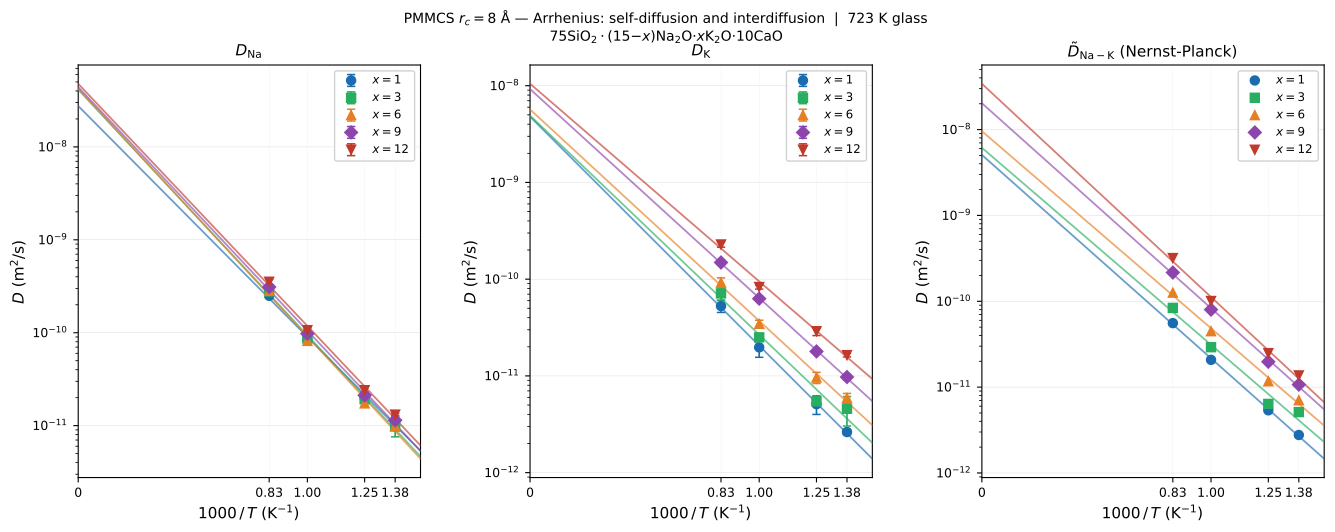

Python code for this plot:
"""
fig_arrhenius_MSD.py
Difusividades Na y K + coeficiente de interdifusión Darken → Arrhenius
Sistema: 75SiO2·(15-x)Na2O·xK2O·10CaO, PMMCS rc=8 Å

STAGE10: T = 600, 723, 800, 1000, 1200 K | eq=1ns | prod=4ns
MSD guardado cada 1000 steps (dt=0.002 ps) → cada 2 ps

Análisis:
  1. Ajuste lineal MSD_tot vs t (último 75% de la producción) → D = slope/6
  2. D̃ (Darken) = f_Na·D_K + f_K·D_Na  (f_i = fracción molar alcalina)
  3. Arrhenius: ln(D) vs 1/T → Ea = −slope·k_B

Unidades:
  MSD en Å², t en ps → D en Å²/ps → ×1e-8 para m²/s
"""

import numpy as np
import matplotlib.pyplot as plt
import matplotlib.ticker as ticker
from pathlib import Path
from scipy.stats import linregress

HERE     = Path(__file__).parent
MSD_DIR  = HERE.parent / "STAGE10_MSD" / "data"

# T_LIST   = [600, 723, 800, 1000, 1200]   # K
T_LIST   = [723, 800, 1000, 1200]   # K
X_LIST   = [1, 3, 6, 9, 12]
REPS     = [1, 2, 3]
DT_PS    = 0.002                          # ps por step
KB_EV    = 8.617333e-5                    # eV/K

# Fracción molar de Na y K entre los iones alcalinos
def alkali_fractions(x):
    f_K  = x / 15.0
    f_Na = (15 - x) / 15.0
    return f_Na, f_K


# ── Leer MSD y ajustar ────────────────────────────────────────────────────────

def load_msd(species, T, x, r):
    path = MSD_DIR / f"msd_{species}_{T}K_x{x}_r{r}.dat"
    if not path.exists():
        return None, None
    data = np.loadtxt(path, comments='#')
    steps = data[:, 0]
    msd   = data[:, 4]      # columna msd_tot
    t_ps  = steps * DT_PS
    return t_ps, msd


def diffusivity(t_ps, msd, fit_frac=0.75):
    """Ajuste lineal sobre el último fit_frac de la producción. D en Å²/ps."""
    if t_ps is None:
        return np.nan
    # excluir step=0 (msd≈0) y usar solo la fracción final
    mask = t_ps > t_ps[-1] * (1 - fit_frac)
    if mask.sum() < 10:
        return np.nan
    slope, _, _, _, _ = linregress(t_ps[mask], msd[mask])
    return slope / 6.0   # Å²/ps


def D_m2s(D_angps):
    return D_angps * 1e-8   # 1 Å²/ps = 1e-8 m²/s


# ── Calcular D para todas las combinaciones ───────────────────────────────────

# D[species][x][T] = (mean, std) en m²/s
results = {sp: {x: {} for x in X_LIST} for sp in ('Na', 'K')}

print(f"\n{'T':>5} {'x':>3} {'D_Na (m²/s)':>14} {'D_K (m²/s)':>14} {'D~_NK (m²/s)':>15}")
print("-" * 58)

D_interp = {x: {} for x in X_LIST}   # interdifusión Darken

for x in X_LIST:
    f_Na, f_K = alkali_fractions(x)
    for T in T_LIST:
        D_na_reps, D_k_reps = [], []
        for r in REPS:
            t, msd = load_msd('Na', T, x, r)
            D_na_reps.append(D_m2s(diffusivity(t, msd)))
            t, msd = load_msd('K', T, x, r)
            D_k_reps.append(D_m2s(diffusivity(t, msd)))

        D_na_reps = np.array(D_na_reps)
        D_k_reps  = np.array(D_k_reps)

        valid_na = D_na_reps[np.isfinite(D_na_reps)]
        valid_k  = D_k_reps[np.isfinite(D_k_reps)]

        dna_mean = valid_na.mean() if len(valid_na) else np.nan
        dna_std  = valid_na.std()  if len(valid_na) > 1 else np.nan
        dk_mean  = valid_k.mean()  if len(valid_k)  else np.nan
        dk_std   = valid_k.std()   if len(valid_k)  > 1 else np.nan

        results['Na'][x][T] = (dna_mean, dna_std)
        results['K'][x][T]  = (dk_mean,  dk_std)

        # Nernst-Planck: D̃ = (D_Na·D_K) / (D_Na·f_Na + D_K·f_K)
        dint = (dna_mean * dk_mean) / (dna_mean * f_Na + dk_mean * f_K)
        D_interp[x][T] = dint

        print(f"{T:>5} {x:>3} {dna_mean:>14.3e} {dk_mean:>14.3e} {dint:>15.3e}")


# ── Arrhenius fits ────────────────────────────────────────────────────────────

def arrhenius_fit(T_list, D_list):
    """ln(D) vs 1/T. Retorna Ea (eV), D0 (m²/s), inv_T_fit, lnD_fit."""
    inv_T = np.array([1.0 / T for T in T_list])
    lnD   = np.array([np.log(d) for d in D_list])
    mask  = np.isfinite(lnD)
    if mask.sum() < 2:
        return np.nan, np.nan, None, None
    slope, intercept, _, _, _ = linregress(inv_T[mask], lnD[mask])
    Ea   = -slope * KB_EV
    D0   = np.exp(intercept)
    inv_T_fit = np.linspace(inv_T[mask].min(), inv_T[mask].max(), 100)
    lnD_fit   = slope * inv_T_fit + intercept
    return Ea, D0, inv_T_fit, lnD_fit


print(f"\n{'x':>3} {'Ea_Na (eV)':>12} {'Ea_K (eV)':>11} {'Ea_NK (eV)':>12}")
print("-" * 42)

Ea_Na_all, Ea_K_all, Ea_NK_all = {}, {}, {}
fits = {'Na': {}, 'K': {}, 'NK': {}}

for x in X_LIST:
    D_na_list = [results['Na'][x][T][0] for T in T_LIST]
    D_k_list  = [results['K'][x][T][0]  for T in T_LIST]
    D_nk_list = [D_interp[x][T]         for T in T_LIST]

    Ea_na, _, it_na, ld_na = arrhenius_fit(T_LIST, D_na_list)
    Ea_k,  _, it_k,  ld_k  = arrhenius_fit(T_LIST, D_k_list)
    Ea_nk, _, it_nk, ld_nk = arrhenius_fit(T_LIST, D_nk_list)

    Ea_Na_all[x] = Ea_na
    Ea_K_all[x]  = Ea_k
    Ea_NK_all[x] = Ea_nk

    fits['Na'][x] = (it_na, ld_na)
    fits['K'][x]  = (it_k,  ld_k)
    fits['NK'][x] = (it_nk, ld_nk)

    print(f"{x:>3} {Ea_na:>12.3f} {Ea_k:>11.3f} {Ea_nk:>12.3f}")


# ── Colores por composición ────────────────────────────────────────────────────

COLORS = {1: '#1a6bb0', 3: '#27ae60', 6: '#e67e22', 9: '#8e44ad', 12: '#c0392b'}
MARKERS = {1: 'o', 3: 's', 6: '^', 9: 'D', 12: 'v'}

inv_T_ticks = [1000/T for T in T_LIST]


# ── Fig 1 — Arrhenius D_Na, D_K, D̃  (con barras de error) ──────────────────

fig, axes = plt.subplots(1, 3, figsize=(14, 5.5), sharey=False)
fig.subplots_adjust(left=0.08, right=0.97, top=0.88, bottom=0.13, wspace=0.32)

titles    = [r'$D_\mathrm{Na}$', r'$D_\mathrm{K}$', r'$\tilde{D}_\mathrm{Na-K}$ (Nernst-Planck)']
data_keys = ['Na', 'K', 'NK']

INV_T_MAX_PLOT = 1000.0 / min(T_LIST) * 1.08   # margen del 8% más allá del punto más frío
INV_T_EXT     = INV_T_MAX_PLOT

for ax, key, title in zip(axes, data_keys, titles):
    for x in X_LIST:
        c, m = COLORS[x], MARKERS[x]
        if key == 'NK':
            D_list = [D_interp[x][T] for T in T_LIST]
            yerr_lo = yerr_hi = None
        else:
            D_list  = [results[key][x][T][0] for T in T_LIST]
            std_list = [results[key][x][T][1] for T in T_LIST]

        inv_T  = np.array([1000.0/T for T in T_LIST])
        D_arr  = np.array(D_list)
        mask   = np.isfinite(D_arr) & (D_arr > 0)
        if not mask.any():
            continue

        ivT = inv_T[mask]
        dv  = D_arr[mask]

        if key != 'NK':
            std_arr = np.array(std_list)
            std_v   = np.where(np.isfinite(std_arr[mask]), std_arr[mask], 0.0)
            lo_err  = np.clip(std_v, 0, dv * 0.99)   # no bajar de 0
            hi_err  = std_v
            ax.errorbar(ivT, dv, yerr=[lo_err, hi_err],
                        fmt=m, ms=6.5, lw=0, color=c, label=f'$x={x}$',
                        elinewidth=1.2, capsize=3, capthick=1.1, zorder=4)
        else:
            ax.semilogy(ivT, dv, marker=m, ms=6.5, lw=0, color=c,
                        label=f'$x={x}$', zorder=4)

        # Recta Arrhenius extendida desde 0 hasta INV_T_EXT (en unidades de 1/T)
        it_fit_raw, ld_fit = fits[key][x]
        if it_fit_raw is not None:
            it_ext = np.linspace(0.0, INV_T_EXT / 1000.0, 300)
            slope_fit = (ld_fit[-1] - ld_fit[0]) / (it_fit_raw[-1] - it_fit_raw[0])
            intercept_fit = ld_fit[0] - slope_fit * it_fit_raw[0]
            ld_ext = slope_fit * it_ext + intercept_fit
            ax.semilogy(it_ext * 1000, np.exp(ld_ext), color=c, lw=1.3,
                        alpha=0.65, zorder=3)

    ax.set_xlabel(r'$1000\,/\,T$ (K$^{-1}$)', fontsize=11)
    ax.set_ylabel(r'$D$ (m$^2$/s)', fontsize=11)
    ax.set_title(title, fontsize=11)
    ax.set_xlim(0, INV_T_MAX_PLOT)
    # Ticks en los datos + el origen
    data_ticks = [1000/T for T in T_LIST]
    ax.set_xticks([0] + data_ticks)
    ax.set_xticklabels(['0'] + [f'{t:.2f}' for t in data_ticks], fontsize=8.5)
    ax.tick_params(labelsize=9)
    ax.grid(axis='y', lw=0.35, color='#dddddd', zorder=0)
    ax.grid(axis='x', lw=0.25, color='#eeeeee', zorder=0)
    ax.legend(fontsize=8.5, frameon=True, framealpha=0.9, edgecolor='#cccccc')

fig.suptitle(
    r'PMMCS $r_c=8$ Å — Arrhenius: self-diffusion and interdiffusion  |  723 K glass'
    '\n'
    r'75SiO$_2\cdot$(15$-x$)Na$_2$O$\cdot x$K$_2$O$\cdot$10CaO',
    fontsize=10
)

out1 = HERE / "fig_arrhenius_MSD.pdf"
fig.savefig(out1, dpi=300, bbox_inches='tight')
fig.savefig(HERE / "fig_arrhenius_MSD.png", dpi=150, bbox_inches='tight')
print(f"\nGuardado: {out1}")
plt.close(fig)


# ── Fig 2 — Ea_Na, Ea_K, Ea_NK vs x (doble eje eV / kJ/mol) ─────────────────

EV_TO_KJ = 96.485   # 1 eV = 96.485 kJ/mol

x_arr  = np.array(X_LIST)
ea_na  = np.array([Ea_Na_all[x] for x in X_LIST])
ea_k   = np.array([Ea_K_all[x]  for x in X_LIST])
ea_nk  = np.array([Ea_NK_all[x] for x in X_LIST])

fig2, ax2 = plt.subplots(figsize=(6.5, 5.5))
fig2.subplots_adjust(left=0.13, right=0.87, top=0.95, bottom=0.13)

ax2.plot(x_arr, ea_na, marker='o', ms=7,   lw=1.8, color='#1a6bb0',
         label=r'$D_\mathrm{Na}$', zorder=4)
ax2.plot(x_arr, ea_k,  marker='s', ms=7,   lw=1.8, color='#c0392b',
         label=r'$D_\mathrm{K}$',  zorder=4)
ax2.plot(x_arr, ea_nk, marker='^', ms=7.5, lw=1.8, color='#27ae60',
         label=r'$\tilde{D}_\mathrm{Na-K}$ (N-P)', zorder=4)

ax2.set_xlabel(r'$x$ (mol% K$_2$O)', fontsize=11)
ax2.set_ylabel(r'$E_a$ (eV)', fontsize=11)
ax2.set_xticks(X_LIST)
ax2.yaxis.set_minor_locator(ticker.AutoMinorLocator(2))
ax2.grid(axis='y', lw=0.35, color='#dddddd', zorder=0)
ax2.tick_params(labelsize=9.5)
ax2.legend(fontsize=9.5, frameon=True, framealpha=0.9, edgecolor='#cccccc')

# Eje derecho en kJ/mol — sincronizado manualmente después de dibujar
fig2.canvas.draw()
ymin, ymax = ax2.get_ylim()
ax2r = ax2.twinx()
ax2r.set_ylim(ymin * EV_TO_KJ, ymax * EV_TO_KJ)
ax2r.set_ylabel(r'$E_a$ (kJ/mol)', fontsize=11)
ax2r.yaxis.set_minor_locator(ticker.AutoMinorLocator(2))
ax2r.tick_params(labelsize=9.5)

out2 = HERE / "fig_Ea_vs_x.pdf"
fig2.savefig(out2, dpi=300, bbox_inches='tight')
fig2.savefig(HERE / "fig_Ea_vs_x.png", dpi=150, bbox_inches='tight')
print(f"Guardado: {out2}")
plt.close(fig2)
